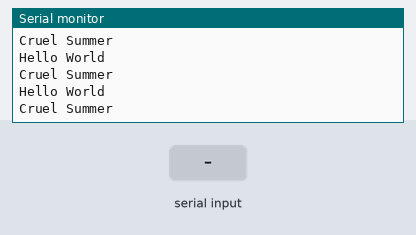
A program run on a simulated ESP32. Shown: the last lines printed to the serial monitor. Inputs (shaded band) come from the test bench.

Above: at 8.8 s.
8.9 s: byte 30 received over Serial
At 11.8 s:
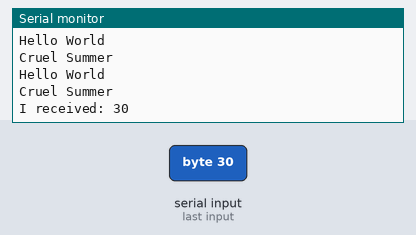
13.1 s: byte 90 received over Serial
At 14.8 s:
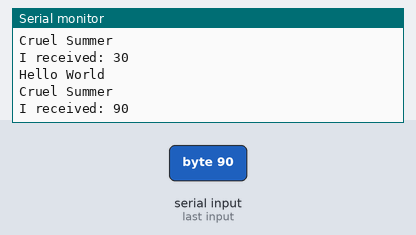
17.3 s: byte 120 received over Serial
At 20.6 s:
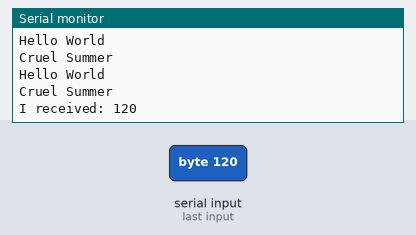

Measured:
- after the input at 8.9 s, the serial monitor: prints a new line after 2.1 s (image 1)
- after the input at 13.1 s, the serial monitor: prints a new line after 0.90 s (image 2)
- after the input at 17.3 s, the serial monitor: prints a new line after 2.7 s (image 3)

The program:

main.cpp
```cpp
#include <Arduino.h>
#include <SerialHandler.h>

void setup() {
  // put your setup code here, to run once:
    InitialiseSerial();
}

void loop() {
  // put your main code here, to run repeatedly:
  SendHelloWorld();
  delay(1000);
  SendCruel();
  delay(1000);
  ReadSerialComs();
  delay(1000);
}
```

SerialHandler.h
```cpp
#include <Arduino.h>


void InitialiseSerial();
void SendHelloWorld();
void SendCruel();
void ReadSerialComs();
```

SerialHandler.cpp
```cpp
#include <SerialHandler.h>

void InitialiseSerial(){
    Serial.begin(115200);
}

void SendHelloWorld(){
    Serial.println("Hello World");
}

void SendCruel(){
  Serial.println("Cruel Summer");
}

void ReadSerialComs(){
    if (Serial.available() > 0){
        byte incomingByte;
        incomingByte = Serial.read();
        Serial.print("I received: ");
        Serial.println(incomingByte, DEC);
    }
}
```
